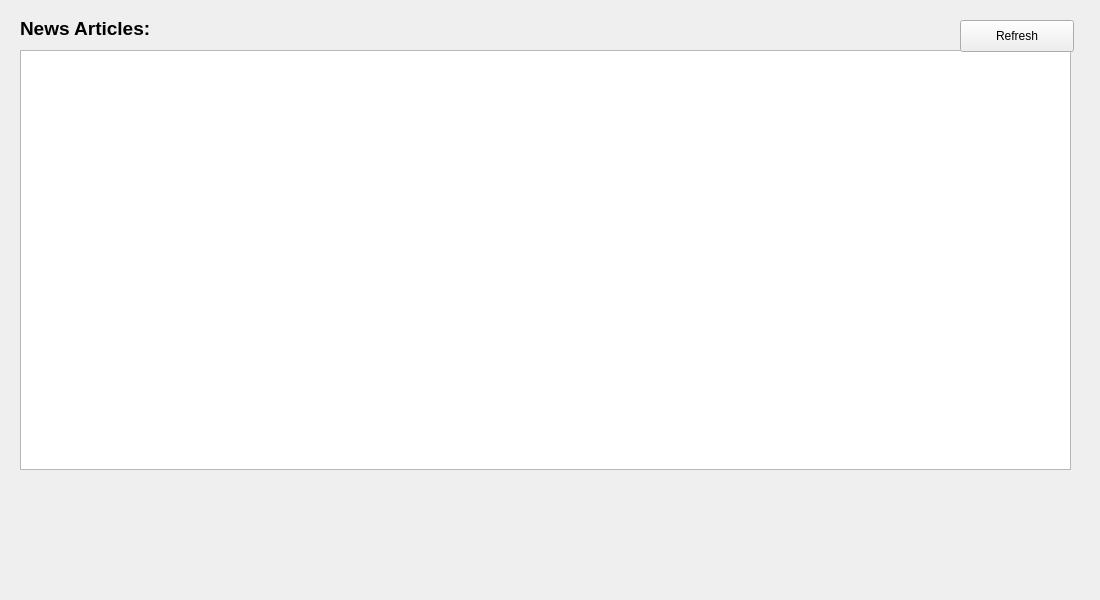
<?xml version="1.0" encoding="UTF-8"?>
<ui version="4.0">
 <class>ArticleWorkspaceNewsWidget</class>
 <widget class="QWidget" name="ArticleWorkspaceNewsWidget">
  <property name="geometry">
   <rect>
    <x>0</x>
    <y>0</y>
    <width>1100</width>
    <height>600</height>
   </rect>
  </property>
  <property name="windowTitle">
   <string>Form</string>
  </property>
  <widget class="QLabel" name="label">
   <property name="geometry">
    <rect>
     <x>20</x>
     <y>20</y>
     <width>231</width>
     <height>16</height>
    </rect>
   </property>
   <property name="font">
    <font>
     <pointsize>14</pointsize>
     <weight>75</weight>
     <bold>true</bold>
    </font>
   </property>
   <property name="text">
    <string>News Articles:</string>
   </property>
  </widget>
  <widget class="QTextBrowser" name="articleTextBrowser">
   <property name="geometry">
    <rect>
     <x>20</x>
     <y>50</y>
     <width>1051</width>
     <height>420</height>
    </rect>
   </property>
  </widget>
  <widget class="QPushButton" name="refreshButton">
   <property name="geometry">
    <rect>
     <x>960</x>
     <y>20</y>
     <width>114</width>
     <height>32</height>
    </rect>
   </property>
   <property name="text">
    <string>Refresh</string>
   </property>
  </widget>
 </widget>
 <resources/>
 <connections/>
</ui>
